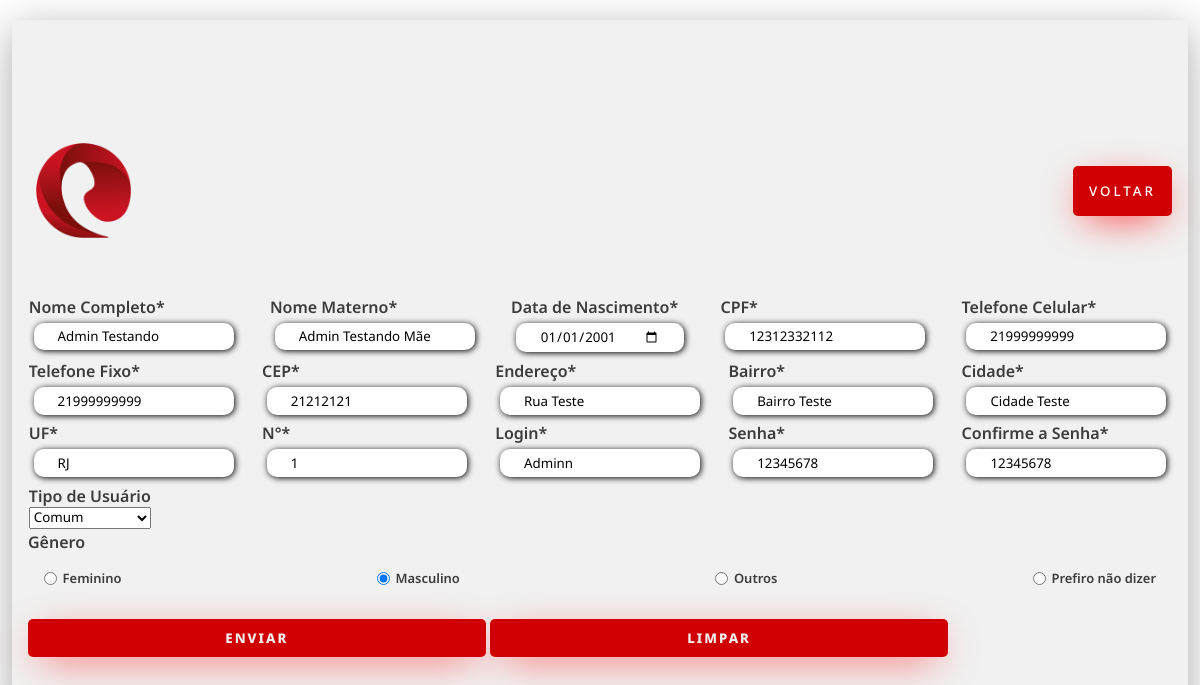
Page /Back_End/php/edit.php?id=28 on the committed database.
### tables this page shows
CREATE TABLE IF NOT EXISTS `usuario` (
  `cpf` VARCHAR(12) NOT NULL,
  `nome` VARCHAR(80) NOT NULL,
  `data_nascimento` DATE NOT NULL,
  `sexo` VARCHAR(15) NOT NULL,
  `nome_materno` VARCHAR(45) NOT NULL,
  `telefone_celular` VARCHAR(18) NOT NULL,
  `telefone_fixo` VARCHAR(18) NOT NULL,
  `endereço` VARCHAR(145) NOT NULL,
  `login` VARCHAR(6) NOT NULL,
  `senha` VARCHAR(8) NOT NULL,
  `cep` INT(11) NULL DEFAULT NULL,
  `bairro` VARCHAR(45) NULL DEFAULT NULL,
  `cidade` VARCHAR(45) NULL DEFAULT NULL,
  `uf` VARCHAR(2) NOT NULL,
  `num` INT(11) NULL DEFAULT NULL,
  `id` INT(11) NOT NULL AUTO_INCREMENT,
  `role` VARCHAR(15) NULL DEFAULT NULL,
  PRIMARY KEY (`id`),
  UNIQUE INDEX `login_UNIQUE` (`login` ASC));

### Back_End/php/edit.php (the view, shortened to what this page needs)
<?php
if(!empty($_GET['id']))
{
    include_once('config.php');
    $id = $_GET['id'];
    $sqlSelect = "SELECT * FROM usuario WHERE id=$id";
    $result = $conexao->query($sqlSelect);
    if($result->num_rows > 0)
    {
        while($userData = mysqli_fetch_assoc($result))
        {
            $nome =            $userData['nome'];
            $nomeMaterno =     $userData['nome_materno'];
            $dataNascimento =  $userData['data_nascimento'];
            $cpf =             $userData['cpf'];
            $telefoneCel =     $userData['telefone_celular'];
            $telefoneFixo =    $userData['telefone_fixo'];
            $cep =             $userData['cep'];
            $endereco =        $userData['endereço'];
            $bairro =          $userData['bairro'];
            $cidade =          $userData['cidade'];
            $uf =              $userData['uf'];
            $num =             $userData['num'];
            $login =           $userData['login'];
            $senha =           $userData['senha'];
            $sexo =            $userData['sexo'];
            $role =            $userData['role'];
        }
    }
    else
    {
     header('location: sistema.php');
    }
}
else
{
    header('location: sistema.php');
}
?>
<!DOCTYPE html>
<html lang="en">
<head>
    <link rel="stylesheet" href="../css/estilo_novaconta.css">
    <link rel="stylesheet" href="../css/meu_estilo.css">
</head>
<body>
 <div class="container">
        <div class="form">
            <form action="saveEdit.php" id="form" method="post">
                <div class="form-header">
                    <div class="img-mob">
                       <img src="../imagens/telecall_logo.png">
                    </div>
                    <div class="login-btn">
                        <button><a href="sistema.php">voltar</a></button>
                    </div>
                </div>
                <div class="input-group">
                    <div class="input-box">
                        <label for="name">Nome Completo*</label>
                        <input id="name" type="text" name="nome" placeholder="Digite seu nome completo" class="required" value="<?php echo $nome ?>">
                    </div>
                    <div class="input-box">
                        <label for="momname">Nome Materno*</label>
                        <input id="momname" type="text" name="nome_materno" placeholder="Digite o nome Materno" class="required" value="<?php echo $nomeMaterno ?>">
                    </div>
                    <div class="input-box">
                        <label for="date">Data de Nascimento*</label>
                        <input id="date" type="date" name="data_nascimento" class="required" value="<?php echo $dataNascimento ?>">
                    </div>
                    <div class="input-box">
                        <label for="cpf">CPF*</label>
                        <input id="cpf" type="text" name="cpf" placeholder="000.000.000-00" class="required" maxlength="11" value="<?php echo $cpf ?>">
                    </div>
                    <div class="input-box">
                        <label for="tel">Telefone Celular*</label>
                        <input id="telc" type="tel" name="telefone_celular" placeholder="(+55)XX-XXXXXXXX." class="required" maxlength="11" value="<?php echo $telefoneCel ?>">
                    </div>
                    <div class="input-box">
                        <label for="telf">Telefone Fixo*</label>
                        <input id="telf" type="tel" name="telefone_fixo" placeholder="(+55)XX-XXXXXXXX." class="required" maxlength="11" value="<?php echo $telefoneFixo ?>">
                    </div>
                    <div class="input-box">
                        <label for="adress">CEP*</label>
                        <input type="text" name="cep" id="cep" placeholder="Digite o CEP" class="required" maxlength="8" value="<?php echo $cep ?>"></textarea>
                    </div>
                    <div class="input-box">
                        <label for="adress">Endereço*</label>
                        <input type="text" name="endereço" id="endereço" placeholder="Digite o endereço" class="required" value="<?php echo $endereco ?>"></textarea>
                    </div>
                    <div class="input-box">
                        <label for="adress">Bairro*</label>
                        <input type="text" name="bairro" id="bairro" placeholder="Digite o bairro" class="required" value="<?php echo $bairro ?>"></textarea>
                    </div>
                    <div class="input-box">
                        <label for="adress">Cidade*</label>
                        <input type="text" name="cidade" id="cidade" placeholder="Digite a cidade" class="required" value="<?php echo $cidade ?>"></textarea>
                    </div>
                    <div class="input-box">
                        <label for="adress">UF*</label>
                        <input type="text" name="uf" id="uf" placeholder="Digite o estado" class="required" value="<?php echo $uf ?>"></textarea>
                    </div>
                    <div class="input-box">
                        <label for="adress">N°*</label>
                        <input type="text" name="num" id="num" placeholder="Digite o número da casa" class="required" value="<?php echo $num ?>"></textarea>
                    </div>
                    <div class="input-box">
                        <label for="login">Login*</label>
                        <input id="login" type="text" name="login" placeholder="Digite seu Login" maxlength="6" class="required" value="<?php echo $login ?>">
                    </div>
                    <div class="input-box">
                        <label for="password">Senha*</label>
                        <input id="password" type="text" name="senha" placeholder="Crie uma nova senha"  maxlength="8" class="required" value="<?php echo $senha ?>">
                    </div>
                    <div class="input-box">
                        <label for="cpassword">Confirme a Senha*</label>
                        <input id="cpassword" type="text" name="cpPassword" placeholder="Confirme a senha"  maxlength="8" class="required" value="<?php echo $senha ?>">
                    </div>
                    <div class="input-box">
                        <label for="role">Tipo de Usuário</label>
                        <select id="role" name="role" class="required" value="<?php echo $role ?>">
                        <option value="comum">Comum</option>
                        </select>
                    </div>
                </div>
                <div class="gender-inputs">
                    <div class="gender-title">
                        <h6>Gênero</h6>
                    </div>
                    <div class="gender-group">
                        <div class="gender-input">
                            <input type="radio" id="female" value="Feminino" name="sexo" <?php echo ($sexo == 'Feminino') ? 'checked' : '' ?>>
                            <label for="female">Feminino</label>
                        </div>
                        <div class="gender-input">
                            <input type="radio" id="male" value="Masculino" name="sexo" <?php echo ($sexo == 'Masculino') ? 'checked' : '' ?>>
                            <label for="male">Masculino</label>
                        </div>
                        <div class="gender-input">
                            <input type="radio" id="other" value="Outros" name="sexo" <?php echo ($sexo == 'Outros') ? 'checked' : '' ?>>
                            <label for="other">Outros</label>
                        </div>
                        <div class="gender-input">
                            <input type="radio" id="none" value="Não Definido" name="sexo" <?php echo ($sexo == 'Não Definido') ? 'checked' : '' ?>>
                            <label for="none">Prefiro não dizer</label>
                        </div>
                    </div>
                </div>
					<button type='submit' class ="continue-btn" onclick='validate()' name="update" id="update">Enviar</button>
					<button type='reset' class ="continue-btn" >Limpar</button>
        </form>
    </div>
 </div>
</body>
</html>

### Back_End/css/estilo_novaconta.css (style rules this page uses)
* { padding: 0; margin: 0; box-sizing: border-box; font-family: 'Noto Sans', sans-serif; }
body { width: 100%; height: 100vh; display: flex; justify-content: center; align-items: center; background: url('imagens/background.jpg') no-repeat center center/cover; }
.container { width: 80%; height: 95vh; display: flex; box-shadow: 0px 10px 40px #00000056; background-color: #f1f1f1; }
.form { width: 70%; display: flex; justify-content: center; align-items: center; flex-direction: column; padding: 1rem; margin-bottom: 0.5rem; }
.form-header { display: flex; justify-content: center; }
.img-mob img { width: 4rem; display: none; }
.login-btn { display: flex; align-items: center; }
.login-btn button { border:none; background-color: #d00000; padding: 1rem 1rem; border-radius: 5px; cursor: pointer; text-transform: uppercase; letter-spacing: 3px; font-weight: 800; box-shadow: 0px 10px 40px -12px red; }
.login-btn button a { text-decoration: none; font-weight: 500; color: #fff; }
.input-group { display: flex; flex-wrap: wrap; justify-content: space-between; }
.input-box { display: flex; flex-direction: column; margin-bottom: 0.1rem; padding: 0.05rem; }
.input-box input { margin: 0.3rem; padding: 0.3rem 1.5rem; border: none; border-radius: 10px; box-shadow: 1px 1px 6px #000000; }
.input-box label, .gender-title h6 { font-size: 1rem; font-weight: 600; color: #000000c0; }
.input-box input::placeholder { color: #000000be; }
.gender-group { display: flex; justify-content: space-between; margin-top: 1rem; padding: 0 1rem; }
.gender-input { display: flex; align-items: center; }
.gender-input input { margin-right: 0.35rem; }
.gender-input label { font-size: 0.81rem; font-weight: 600; color: #000000c0; }
.continue-btn { width: 40%; margin-top: 2rem; border: none; background-color: #d00000; padding: 0.62rem; border-radius: 5px; cursor: pointer; color: #f1f1f1; text-transform: uppercase; letter-spacing: 2px; font-weight: 800; box-shadow: 0px 10px 40px -12px red; }
@media screen and (max-width: 1330px) { .img-mob img { display: block; width: 7rem; } }
@media screen and (max-width: 1330px) { .container { width: 98%; } }
@media screen and (max-width: 1330px) { .form { width: 100% } }

### Back_End/css/meu_estilo.css (style rules this page uses)
* { margin: 0; padding: 0; box-sizing: border-box; }
body { font-family: 'Noto Sans', sans-serif; font-size: large; margin: auto; }
a { text-decoration: none; color: inherit; }
.form-header { margin-bottom: 3rem; display: flex; justify-content: space-between; }

### rows in the picture
usuario: nome "Admin Testando", nome_materno "Admin Testando Mãe", data_nascimento "01/01/2001", cpf "12312332112", telefone_celular "21999999999", telefone_fixo "21999999999", cep "21212121", endereço "Rua Teste", bairro "Bairro Teste", cidade "Cidade Teste", uf "RJ", num "1", login "Adminn", senha "12345678", cpPassword "12345678", role "Comum", sexo "☐ Feminino", sexo "☑ Masculino", sexo "☐ Outros", sexo "☐ Prefiro não dizer"
